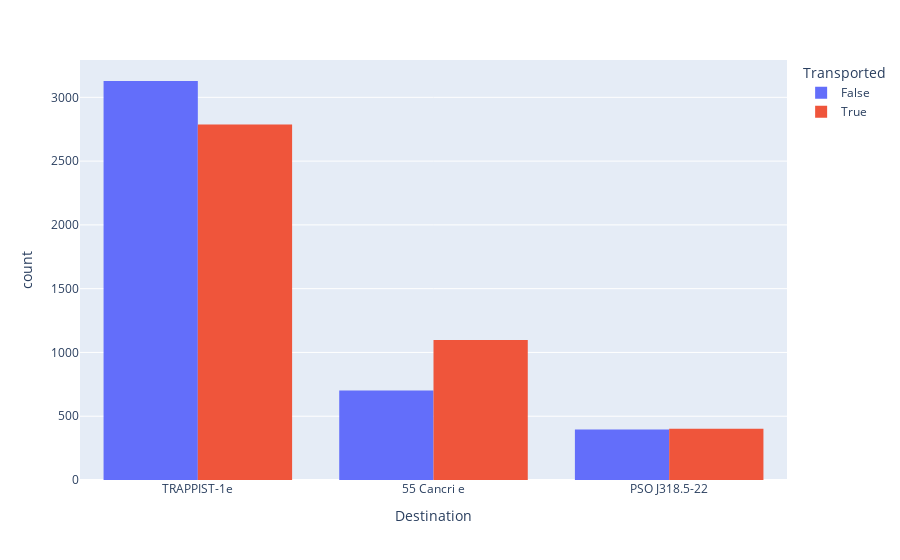

Notebook code for this chart:
### Code cell
px.histogram(df,x='Destination',color='Transported',barmode='group')

### Figure 1 — Plotly figure (JSON) as saved in the notebook; plotly's stock layout.template omitted (floating-point values rounded to 4 significant figures; data arrays with more than 128 entries replaced by an {"elided": "..."} marker saying what was removed)
{"data": [{"alignmentgroup": "True", "bingroup": "x", "hovertemplate": "Transported=False<br>Destination=%{x}<br>count=%{y}<extra></extra>", "legendgroup": "False", "marker": {"color": "#636efa", "pattern": {"shape": ""}}, "name": "False", "offsetgroup": "False", "orientation": "v", "showlegend": true, "type": "histogram", "x": {"elided": "4315 str values"}, "xaxis": "x", "yaxis": "y"}, {"alignmentgroup": "True", "bingroup": "x", "hovertemplate": "Transported=True<br>Destination=%{x}<br>count=%{y}<extra></extra>", "legendgroup": "True", "marker": {"color": "#EF553B", "pattern": {"shape": ""}}, "name": "True", "offsetgroup": "True", "orientation": "v", "showlegend": true, "type": "histogram", "x": {"elided": "4378 str values"}, "xaxis": "x", "yaxis": "y"}], "layout": {"barmode": "group", "legend": {"title": {"text": "Transported"}, "tracegroupgap": 0}, "margin": {"t": 60}, "xaxis": {"anchor": "y", "domain": [0, 1], "title": {"text": "Destination"}}, "yaxis": {"anchor": "x", "domain": [0, 1], "title": {"text": "count"}}}}
